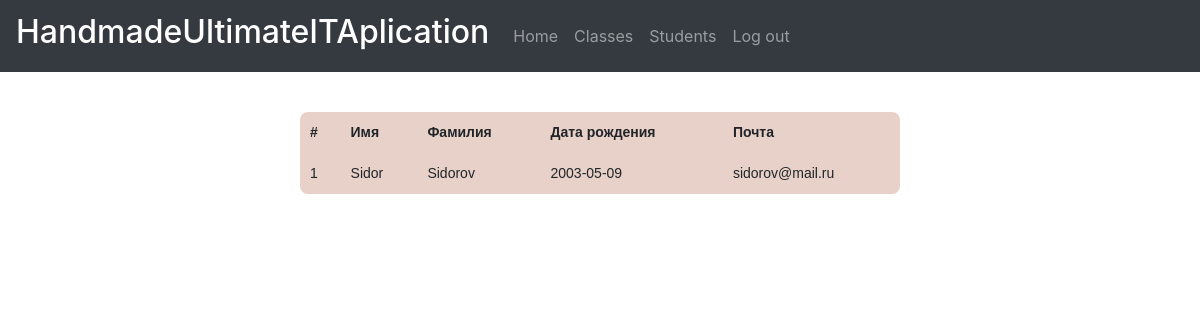
The app's page /students (signed in) with its own data.
### data/models/students.py (models this page shows)
class Students(SqlAlchemyBase, SerializerMixin):
    __tablename__ = 'students'
    id = sa.Column('id', sa.Integer, autoincrement=True, primary_key=True)
    lessons_list = sa.Column('lessons_list', sa.String, nullable=True)
    in_class = sa.Column('class', sa.Integer, sa.ForeignKey("a_classes.id"), nullable=True)
    user_id = sa.Column('user_id', sa.Integer, sa.ForeignKey("users.id"))
    users = sa.orm.relation('Users', foreign_keys=[user_id])
    a_classes = sa.orm.relation('AClasses', foreign_keys=[in_class])

### data/models/users.py (models this page shows, shortened)
class Users(SqlAlchemyBase, UserMixin, SerializerMixin):
    __tablename__ = 'users'
    id = sa.Column('id', sa.Integer, autoincrement=True, primary_key=True)
    surname = sa.Column('surname', sa.String, nullable=True)
    name = sa.Column('name', sa.String, nullable=True)
    birth_date = sa.Column('birth_date', sa.Date, nullable=True)
    role = sa.Column('role', sa.String, nullable=True)
    email = sa.Column('email', sa.String, nullable=True, unique=True)
    password = sa.Column('hashed_password', sa.String, nullable=True)
    teachers = sa.orm.relation("Teachers")
    students = sa.orm.relation("Students")

### main.py (the view)
@app.route('/students')
def students():
    if not current_user.is_authenticated:
        return redirect("/login")
    if current_user.role == "Student":
        return redirect("/")
    shadow = find_shadow(current_user)
    session = create_session()
    sts = [st for st in session.query(Students).filter(Students.in_class == shadow.a_class)]
    return render_template('students.html', students=sts)

### data/db_session.py (called while the page is built)
def create_session() -> Session:
    global __factory
    return __factory()

### main.py (called while the page is built)
def find_shadow(user):
    session = create_session()
    if user.role == 'Student':
        return session.query(Students).filter(Students.user_id == user.id).first()
    elif user.role == 'Teacher':
        return session.query(Teachers).filter(Teachers.user_id == user.id).first()

@login_manager.user_loader
def load_user(user_id):
    session = create_session()
    return session.query(Users).get(user_id)

### templates/students.html (shortened to what this page needs)
{% extends "base.html" %}
{% block content%}
<table class="my_table">
    <tr>
        <th>#</th>
        <th>Имя</th>
        <th>Фамилия</th>
        <th>Дата рождения</th>
        <th>Почта</th>
    </tr>
    {% for student in students %}
        <tr>
            <td scope="row">{{ loop.index }}</td>
            <td>{{ student.users.name }}</td>
            <td>{{ student.users.surname }}</td>
            <td>{{ student.users.birth_date }}</td>
            <td>{{ student.users.email }}</td>
        </tr>
    {% endfor %}
</table>
{% endblock %}

### templates/base.html (shortened to what this page needs)
<!DOCTYPE html>
<html lang="en">
<head>
    <link rel="stylesheet"
          href="https://stackpath.bootstrapcdn.com/bootstrap/4.4.1/css/bootstrap.min.css"
>
</head>
<body>
    <nav class="navbar navbar-expand-lg navbar-dark bg-dark">
        <a class="navbar-brand" href="#"><h2>HandmadeUltimateITAplication</h2></a>
        <div class="collapse navbar-collapse" id="navbarNav">
            <ul class="navbar-nav">
            <li class="nav-item">
                <a class="nav-link" href="/home">Home</a>
            </li>
            {% if current_user.role == "Teacher" %}
            <li class="nav-item">
                <a class="nav-link" href="/classes">Classes</a>
            </li>
            <li>
                <a class="nav-link" href="/students">Students</a>
            </li>
            {% endif %}
            <li class="nav-item">
                <a class="nav-link" href="/logout">Log out</a>
            </li>
            </ul>
        </div>
    </nav>
    {% block content %}{% endblock %}
</body>
</html>

### templates/students.html (style rules this page uses)
table { font-family: "Lucida Sans Unicode", "Lucida Grande", Sans-Serif; font-size: 14px; margin-top: 40px; margin-left: auto; margin-right: auto; background: #e8d1c8; max-width: 50%; width: 50%; border-collapse: collapse; border-radius: 8px 8px 8px 8px; }
td, th { padding: 10px; }

### records on screen
Students: users.name "Sidor", users.surname "Sidorov", users.birth_date "2003-05-09", users.email "sidorov@mail.ru"
